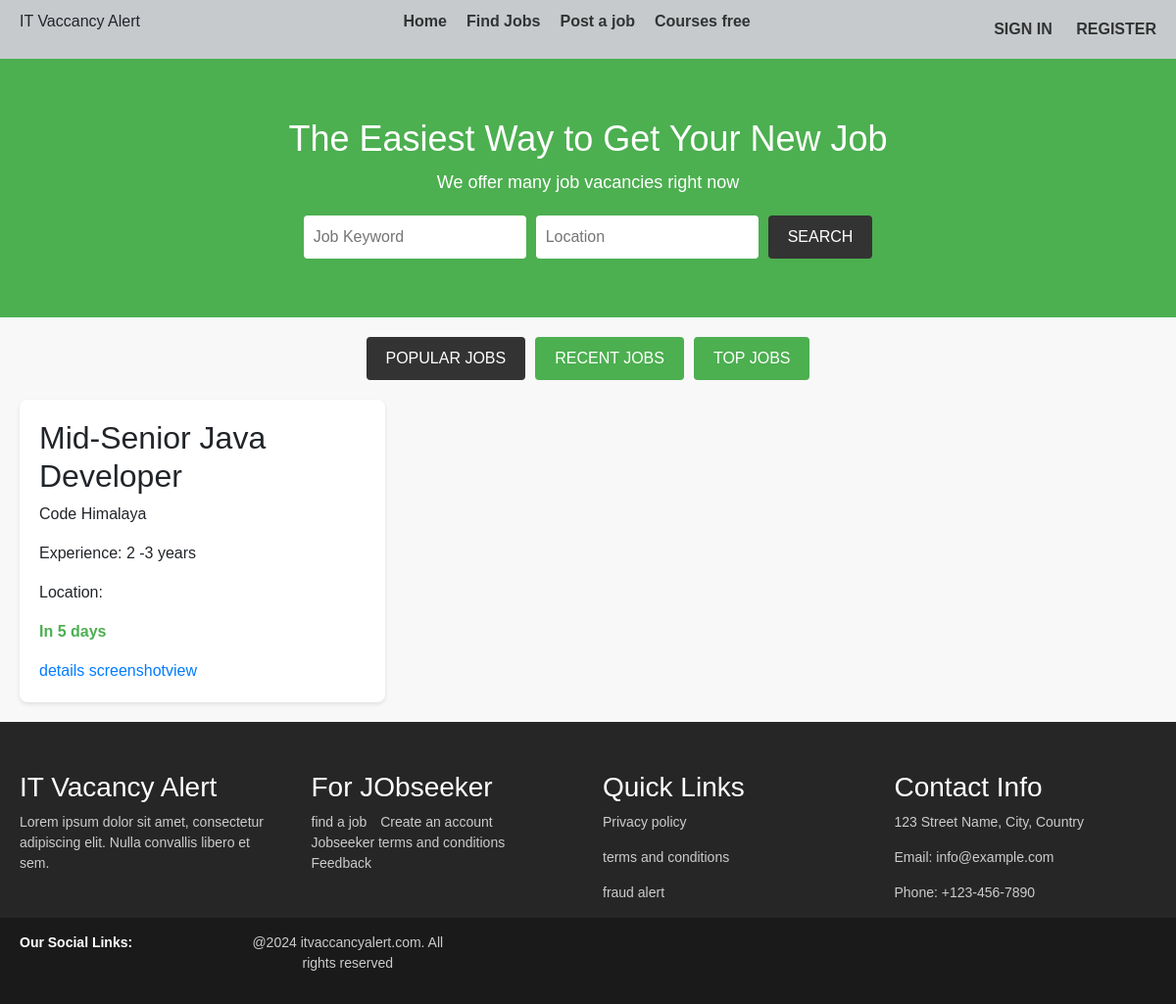
The page / on the database its author committed.
### image_gen/models.py (models this page shows, shortened)
class JobListing(models.Model):
    company = models.ForeignKey(Company, on_delete=models.CASCADE)
    position = models.CharField(max_length=100)
    experience = models.CharField(max_length=10, help_text='2-3 Years')
    Employement_type  = models.CharField(max_length=50, choices=[
        ('Full-Time', 'Full-Time'),
        ('On-site Full-Time', 'On-site Full-Time'),
        ('Part-Time', 'Part-Time'),
        ('Remote', 'Remote'),
        ('Internship', 'Internship')
    ])
    Seniority_level = models.CharField(max_length=50, choices=[
        ('Junior', 'Junior'),
        ('Mid-Level', 'Mid-Level'),
        ('Senior', 'Senior'),
        ('Team Lead', 'Team Lead'),
        ('Project Manager', 'Project Manager')
    ])
    salary = models.CharField(max_length=100, default='Negotiable/Not Disclosed')
    deadline = models.DateTimeField(blank=True, null=True)
    date_published = models.DateTimeField(auto_now_add=True)
    application_link = models.URLField(blank=True, null=True)
    application_email = models.EmailField(blank=True, null=True)
    no_of_vaccancy = models.CharField(max_length=5,blank=True, null=True)
    education_level = models.CharField(max_length=100, blank=True, null=True)
    vac_img = models.ImageField(upload_to='vaccancy', null=True, blank=True)
    about_job = models.TextField()
    qualifications = models.TextField()
    responsibilities = models.TextField(blank=True, null=True)
    technical_skills = models.TextField(blank=True, null=True)
    benefits = models.TextField(blank=True, null=True)
    additional_information = models.TextField(blank=True, null=True)
    Job_views = models.PositiveIntegerField(default=0)
    application_count = models.PositiveIntegerField(default=0)

class Company(models.Model):
    name = models.CharField(max_length=100)
    about = models.TextField(blank=True, null=True)
    email = models.EmailField(blank=True, null=True)
    website = models.URLField(blank=True, null=True)
    address = models.CharField(max_length=200, blank=True, null=True)
    phone_number = models.CharField(max_length=20, blank=True, null=True)
    established_date = models.DateField(blank=True, null=True)
    size = models.CharField(max_length=50, blank=True, null=True)
    logo = models.ImageField(upload_to='company_logos/', blank=True, null=True)
    industry = models.ForeignKey(Industry, on_delete=models.SET_NULL, null=True, blank=True)
    def __str__(self):
        return self.name

### image_gen/views.py (the view)
# urls.py: path('', views.listings, name='listings'),
def listings(request):
    jobs = JobListing.objects.all()
    return render(request, 'dashboard.html', {'jobs': jobs})

### image_gen/templates/dashboard.html (shortened to what this page needs)
{% extends 'base.html' %}
{% block content %}
<main>
    <div class="search-section">
        <h1>The Easiest Way to Get Your New Job</h1>
        <p>We offer many job vacancies right now</p>
        <form class="search-form">
            <input type="text" placeholder="Job Keyword">
            <input type="text" placeholder="Location">
            <button type="submit">SEARCH</button>
        </form>
    </div>
    <div class="job-section">
        <div class="tabs">
            <button class="tab-link active">POPULAR JOBS</button>
            <button class="tab-link">RECENT JOBS</button>
            <button class="tab-link">TOP JOBS</button>
        </div>
        <div class="job-list">
            {% for job in jobs %}
            <div class="job-card" onclick="location.href='{% url 'job_listing_details' job.id %}'">
                <h2>{{ job.position }}</h2>
                <p>{{ job.company }}</p>
                <p>Experience: {{ job.experience }}</p>
                <p>Location: {{ job.location }}</p>
                <p class="days-left">In 5 days</p>
                <a href="{% url 'job_listing_details' job.id %}">details</a>
                <a href="{% url 'screenshotview' job.id %}">screenshotview</a>
            </div>
            {% endfor %}
        </div>
    </div>
</main>
{% endblock %}

### static/css/style4.css (style rules this page uses)
body { font-family: Arial, sans-serif; margin: 0; padding: 0; background-color: #f8f8f8; }
.search-section { text-align: center; padding: 60px 20px; background-color: #4CAF50; color: #fff; }
.search-section h1 { margin: 0; font-size: 36px; }
.search-section p { margin: 10px 0 20px; font-size: 18px; }
.search-form { display: flex; justify-content: center; gap: 10px; }
.search-form input { padding: 10px; font-size: 16px; border: none; border-radius: 4px; }
.search-form button { padding: 10px 20px; font-size: 16px; background-color: #333; color: #fff; border: none; border-radius: 4px; cursor: pointer; }
.job-section { max-width: 1200px; margin: 20px auto; padding: 0 20px; }
.tabs { display: flex; justify-content: center; gap: 10px; margin-bottom: 20px; }
.tab-link { padding: 10px 20px; background-color: #4CAF50; color: #fff; border: none; border-radius: 4px; cursor: pointer; }
.tab-link.active { background-color: #333; }
.job-list { display: grid; grid-template-columns: repeat(auto-fill, minmax(300px, 1fr)); gap: 20px; }
.job-card { background-color: #fff; padding: 20px; border-radius: 8px; box-shadow: 0 2px 4px rgba(0,0,0,0.1); cursor: pointer; }
.job-card h2 { margin-top: 0; }
.job-card .days-left { color: #4CAF50; font-weight: bold; }

### rows shown on the page
JobListing: position "Mid-Senior Java Developer", company "Code Himalaya", experience "2 -3 years"
